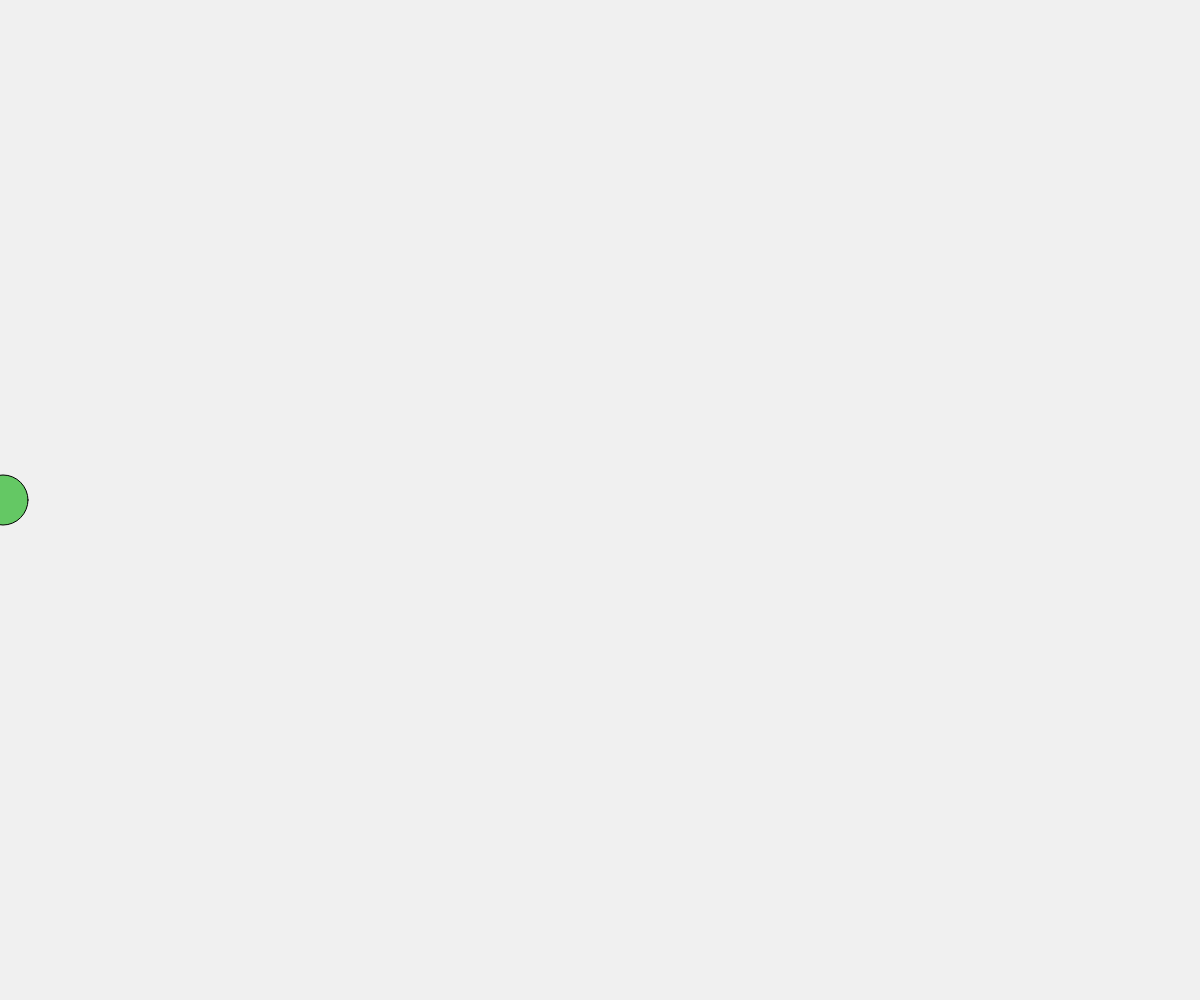
Frame 1 (no input)
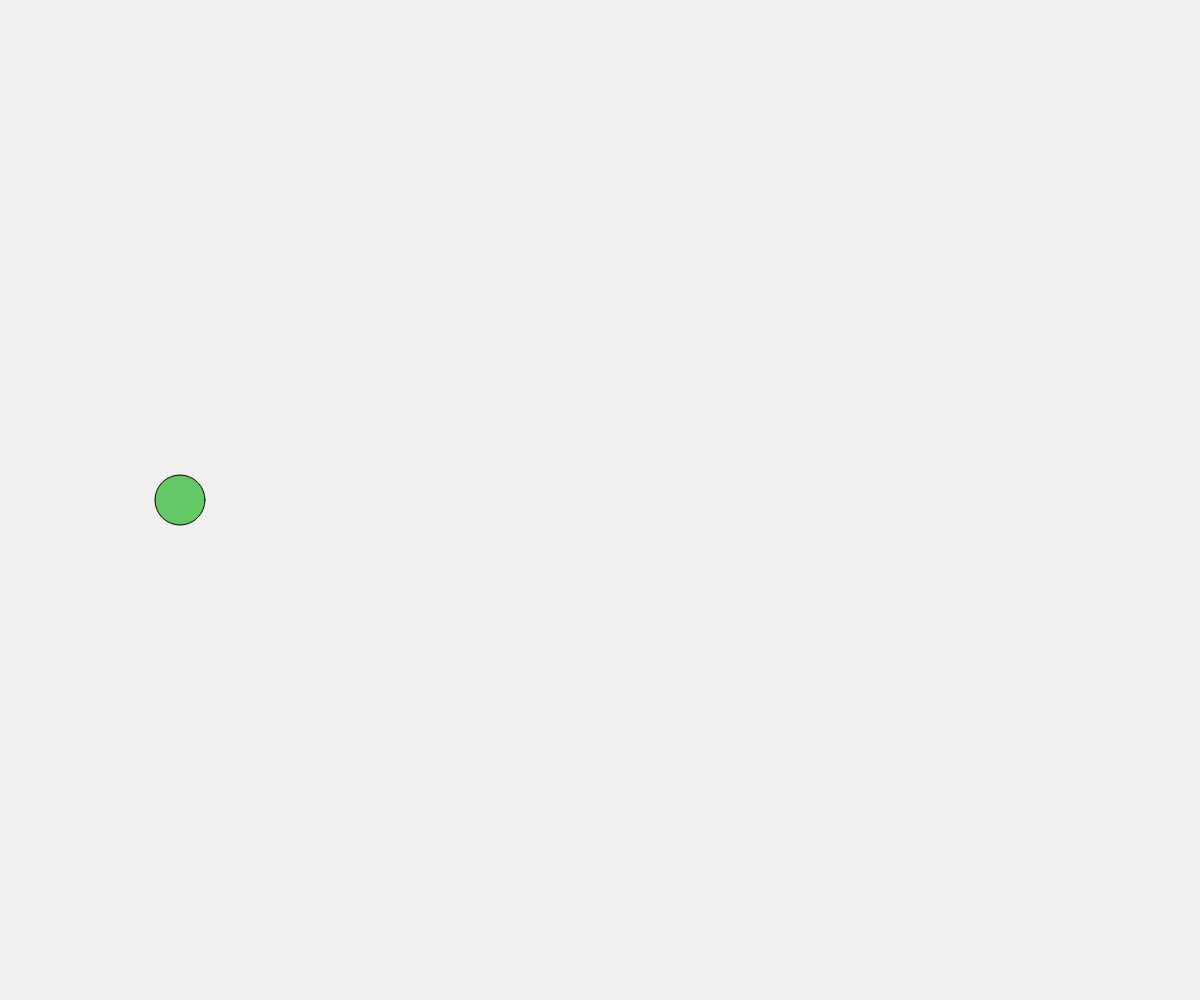
Frame 60 (no input)
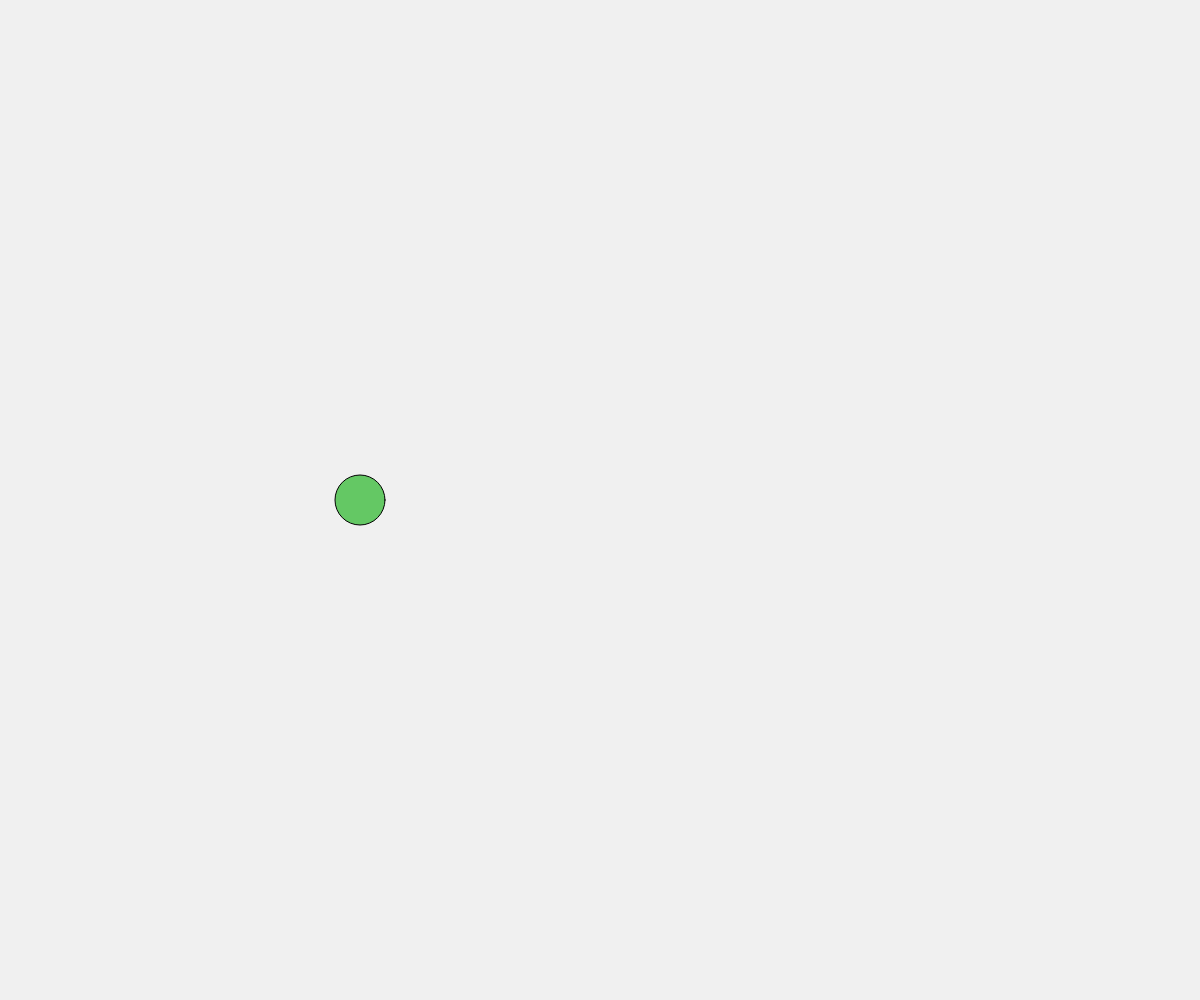
Frame 120 (the mouse pressed at the canvas centre since frame 60)

The p5.js sketch that drew these frames (run headless with seeded random() and noise() and a simulated clock; from frame 60 on, the mouse is pressed at the canvas centre):

// p5.js sketch
// ── sketch.js
let x = 0;
let speed = 3;

function setup() {
  createCanvas(windowWidth, windowHeight);
}

function draw() {
  background(240);
  x += speed;
  if (x > width || x < 0) {
    speed *= -1;
  }
  fill(100, 200, 100);
  circle(x, height / 2, 50);
}
//
